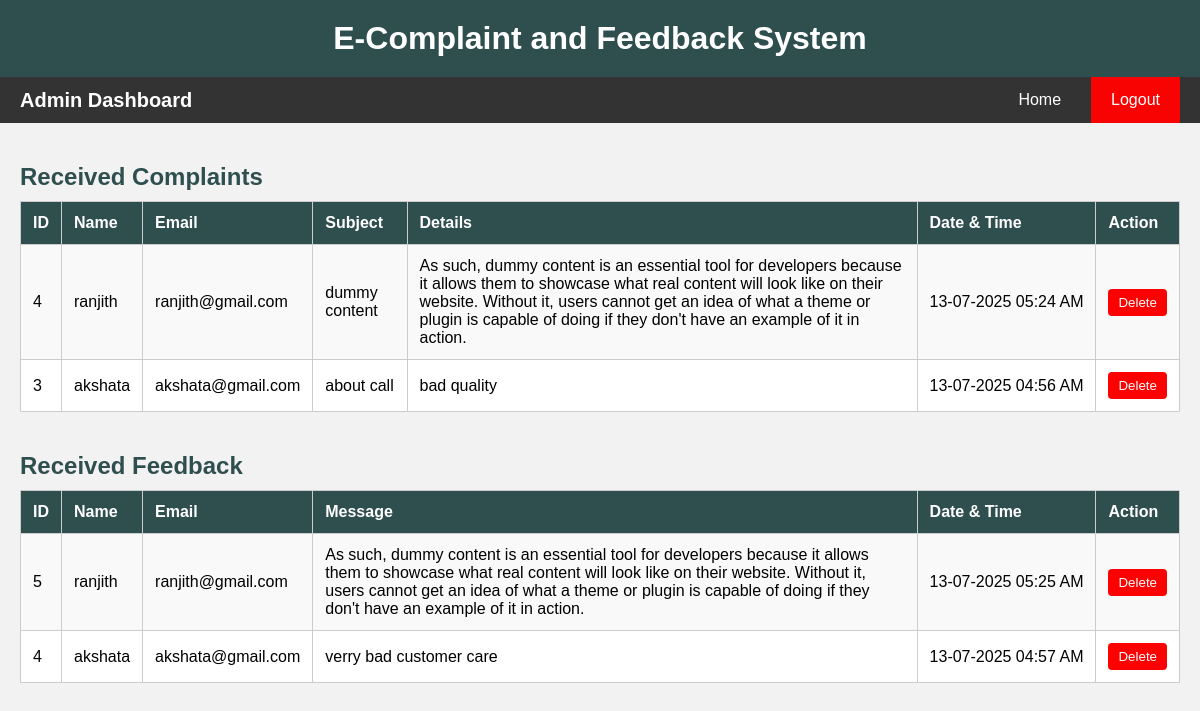
Page /adminhome.php on the committed database.
### tables this page shows
CREATE TABLE `complaints` (
  `id` int(11) NOT NULL,
  `name` varchar(100) NOT NULL,
  `email` varchar(100) NOT NULL,
  `subject` varchar(225) NOT NULL,
  `details` text NOT NULL,
  `created_at` timestamp NOT NULL DEFAULT current_timestamp()
);

CREATE TABLE `feedback` (
  `id` int(11) NOT NULL,
  `name` varchar(100) NOT NULL,
  `email` varchar(100) NOT NULL,
  `message` text NOT NULL,
  `created_at` timestamp NOT NULL DEFAULT current_timestamp()
);

### adminhome.php (the view, shortened to what this page needs)
<?php
include 'connect.php';
?>
<!DOCTYPE html>
<html lang="en">
<head>
  <link rel="stylesheet" href="https://cdnjs.cloudflare.com/ajax/libs/font-awesome/6.5.1/css/all.min.css" />
</head>
<body>
  <header>
    <h1>E-Complaint and Feedback System</h1>
  </header>
  <nav>
    <ul>
      <div class="left">
        <li><span style="color:white; font-size: 20px; font-weight: bold;">Admin Dashboard</span></li>
      </div>
      <div class="right">
        <li><a href="index.php">Home</a></li>
        <li><a class="active" href="logout.php">Logout</a></li>
      </div>
    </ul>
  </nav>
  <main>
    <h2 class="section-title">Received Complaints</h2>
    <?php
    $result = $conn->query("SELECT * FROM complaints ORDER BY id DESC");
    if ($result && $result->num_rows > 0) {
        echo "<table>
                <tr>
                    <th>ID</th>
                    <th>Name</th>
                    <th>Email</th>
                    <th>Subject</th>
                    <th>Details</th>
                    <th class='datetime-column'>Date & Time</th>
                    <th>Action</th>
                </tr>";
        while ($row = $result->fetch_assoc()) {
            $created_at = isset($row['created_at']) ? date("d-m-Y h:i A", strtotime($row['created_at'])) : '-';
            echo "<tr>
                    <td>{$row['id']}</td>
                    <td>" . htmlspecialchars($row['name']) . "</td>
                    <td>" . htmlspecialchars($row['email']) . "</td>
                    <td>" . htmlspecialchars($row['subject']) . "</td>
                    <td>" . htmlspecialchars($row['details']) . "</td>
                    <td class='datetime-column'>$created_at</td>
                    <td>
                      <form method='post' action='' onsubmit=\"return confirm('Are you sure you want to delete this complaint?');\">
                        <input type='hidden' name='delete_complaint_id' value='{$row['id']}'>
                        <button type='submit'>Delete</button>
                      </form>
                    </td>
                  </tr>";
        }
        echo "</table>";
    } else {
        echo "<p>No complaints found.</p>";
    }
    ?>
    <h2 class="section-title">Received Feedback</h2>
    <?php
    $result = $conn->query("SELECT * FROM feedback ORDER BY id DESC");
    if ($result && $result->num_rows > 0) {
        echo "<table>
                <tr>
                    <th>ID</th>
                    <th>Name</th>
                    <th>Email</th>
                    <th>Message</th>
                    <th class='datetime-column'>Date & Time</th>
                    <th>Action</th>
                </tr>";
        while ($row = $result->fetch_assoc()) {
            $created_at = isset($row['created_at']) ? date("d-m-Y h:i A", strtotime($row['created_at'])) : '-';
            echo "<tr>
                    <td>{$row['id']}</td>
                    <td>" . htmlspecialchars($row['name']) . "</td>
                    <td>" . htmlspecialchars($row['email']) . "</td>
                    <td>" . htmlspecialchars($row['message']) . "</td>
                    <td class='datetime-column'>$created_at</td>
                    <td>
                      <form method='post' action='' onsubmit=\"return confirm('Are you sure you want to delete this feedback?');\">
                        <input type='hidden' name='delete_feedback_id' value='{$row['id']}'>
                        <button type='submit'>Delete</button>
                      </form>
                    </td>
                  </tr>";
        }
        echo "</table>";
    } else {
        echo "<p>No feedback found.</p>";
    }
    ?>
  </main>
</body>
</html>

### adminhome.php (style rules this page uses)
* { box-sizing: border-box; margin: 0; padding: 0; }
body { font-family: Arial, sans-serif; background: #f2f2f2; padding: 0; }
header { background-color: #2f4f4f; color: white; padding: 20px 0; text-align: center; }
nav { background-color: #333; width: 100%; }
nav ul { list-style-type: none; margin: 0; padding: 0 20px; display: flex; justify-content: space-between; align-items: center; flex-wrap: wrap; }
nav .left, nav .right { display: flex; gap: 10px; align-items: center; }
nav li { list-style: none; }
nav a { display: block; color: white; text-decoration: none; padding: 14px 20px; }
nav a.active { background-color: #f90202ff; }
main { padding: 20px; }
h2.section-title { margin: 20px 0 10px; color: #2f4f4f; }
table { width: 100%; border-collapse: collapse; margin-bottom: 40px; background-color: #fff; }
th, td { padding: 12px; border: 1px solid #ccc; text-align: left; }
th { background-color: #2f4f4f; color: white; }
tr:nth-child(even) { background-color: #f9f9f9; }
button { background: red; color: white; border: none; padding: 6px 10px; cursor: pointer; border-radius: 4px; }
.datetime-column { width: 140px; white-space: nowrap; }

### rows in the picture
complaints: id "4", name "ranjith", email "ranjith@gmail.com", subject "dummy content", details "As such, dummy content is an essential tool for developers because it allows them to showcase what real content will look like on their website. Without it, users cannot get an idea of what a theme or plugin is capable of doing if they don't have an example of it in action.", created_at "13-07-2025 05:24 AM"
complaints: id "3", name "akshata", email "akshata@gmail.com", subject "about call", details "bad quality", created_at "13-07-2025 04:56 AM"
feedback: id "5", name "ranjith", email "ranjith@gmail.com", message "As such, dummy content is an essential tool for developers because it allows them to showcase what real content will look like on their website. Without it, users cannot get an idea of what a theme or plugin is capable of doing if they don't have an example of it in action.", created_at "13-07-2025 05:25 AM"
feedback: id "4", name "akshata", email "akshata@gmail.com", message "verry bad customer care", created_at "13-07-2025 04:57 AM"
